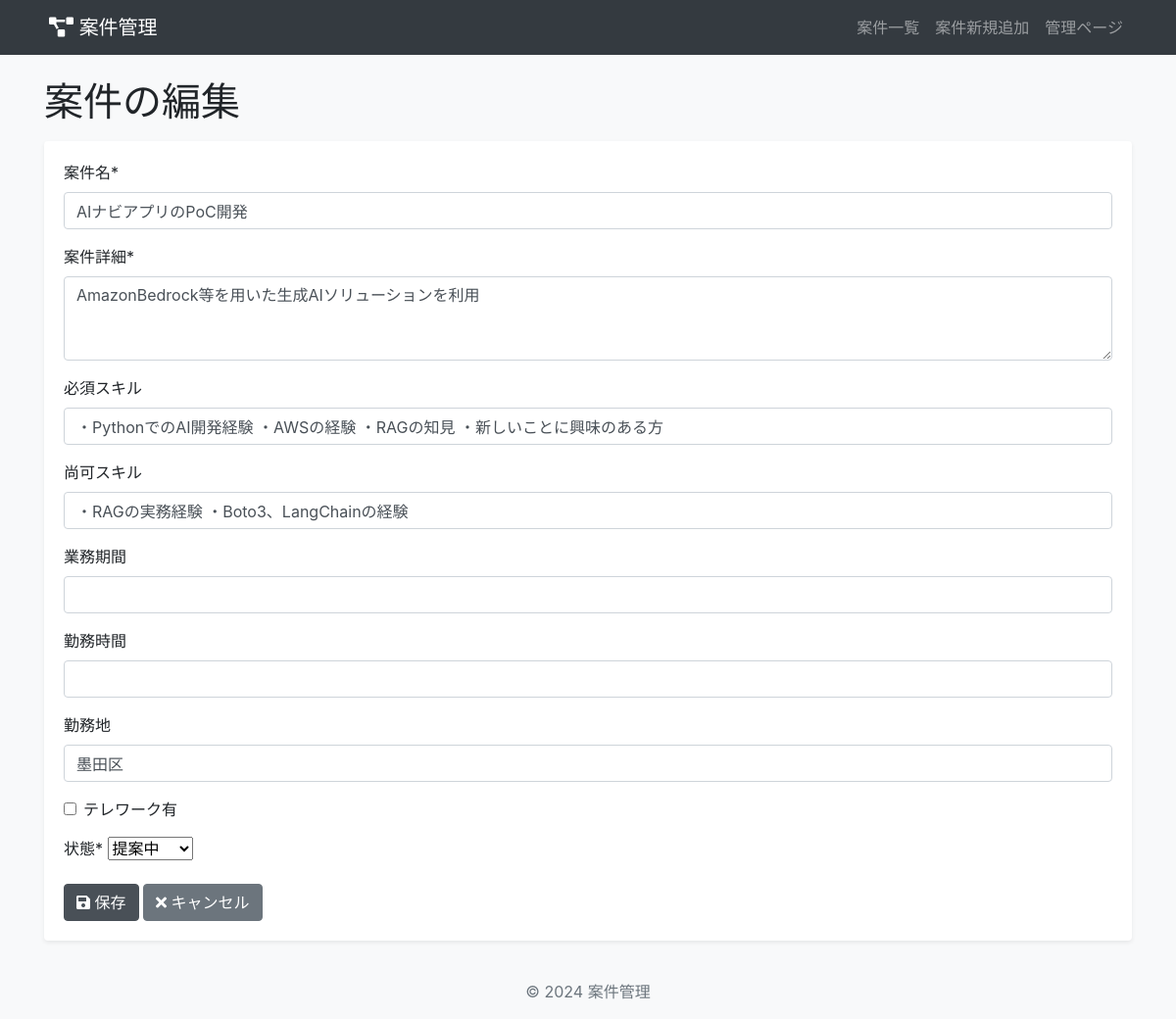
/project/5/edit/, run on an earlier commit of the app's database.
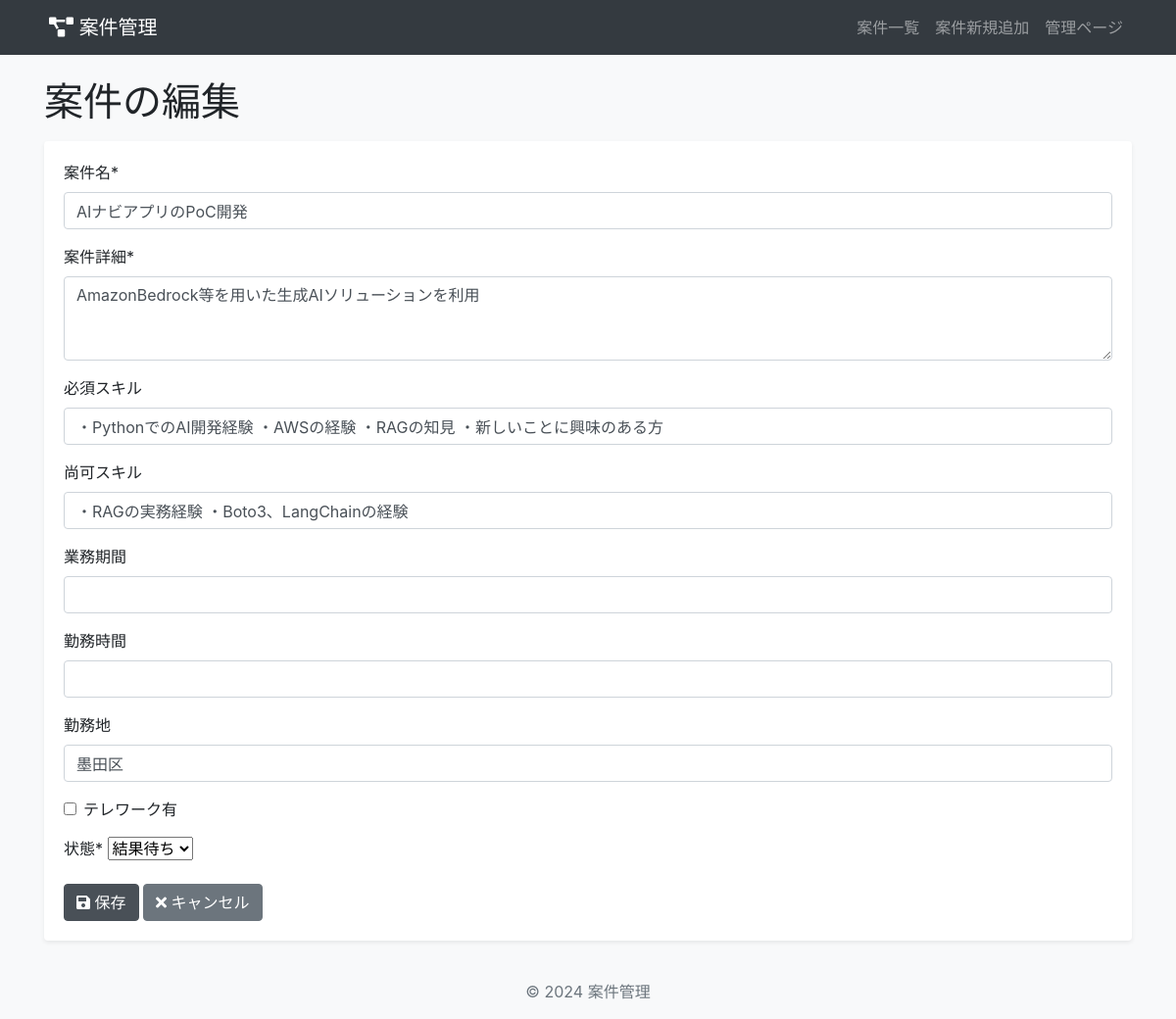
And on a later commit of the database.
### projects/models.py (models this page shows, shortened)
class Project(models.Model):
    name = models.CharField("案件名", max_length=200)
    description = models.TextField("案件詳細")
    must_skill = models.CharField("必須スキル", max_length=200, null=True, blank=True)
    better_skill = models.CharField("尚可スキル", max_length=200, null=True, blank=True)
    project_period = models.CharField("業務期間", max_length=100, null=True, blank=True)
    work_time = models.CharField("勤務時間", max_length=100, null=True, blank=True)
    address = models.CharField("勤務地", max_length=100, null=True, blank=True)
    is_telework = models.BooleanField("テレワーク有", default=False)
    status = models.CharField("状態", max_length=20, choices=[
        ('proposal', '提案中'),
        ('offering', '営業中'),
        ('interview', '面談'),
        ('waiting', '結果待ち'),
        ('join', '確定'),
        ('decline', '辞退'),
    ], default='proposal')
    created_at = models.DateTimeField("作成日時", auto_now_add=True)  # 案件追加日時
    content_match = models.IntegerField(
        validators=[MinValueValidator(1), MaxValueValidator(5)],
        null=True,
        blank=True,
        verbose_name="業務内容合致度"
    )
    environment_match = models.IntegerField(
        validators=[MinValueValidator(1), MaxValueValidator(5)],
        null=True,
        blank=True,
        verbose_name="就業環境合致度"
    )

### projects/views.py (the view)
# urls.py: path('<int:pk>/edit/', views.ProjectUpdateView.as_view(), name='project_update'),
class ProjectUpdateView(UpdateView):
    model = Project
    form_class = ProjectForm
    template_name = 'projects/project_form.html'
    success_url = reverse_lazy('project_list')

### projects/forms.py
class ProjectForm(forms.ModelForm):
    class Meta:
        model = Project
        fields = [
            'name',
            'description',
            'must_skill',
            'better_skill',
            'project_period',
            'work_time',
            'address',
            'is_telework',
            'status',
            ]
        widgets = {
            'is_telework': forms.CheckboxInput(),
            'description': forms.Textarea(attrs={'rows': 3}),
        }
        labels = {
            'name':'案件名',
            'description':'案件詳細',
            'must_skill':'必須スキル',
            'better_skill':'尚可スキル',
            'project_period':'業務期間',
            'work_time':'勤務時間',
            'address':'勤務地',
            'is_telework':'テレワーク有',
            'status':'状態',
        }
    def __init__(self, *args, **kwargs):
        super().__init__(*args, **kwargs)
        if not self.instance.pk:  # 新規作成の場合
            self.fields['status'].initial = 'proposal'

### projects/templates/projects/project_form.html (shortened to what this page needs)
{% extends 'base.html' %}
{% load crispy_forms_tags %}
{% block content %}
  <h1 class="mb-3">{% if form.instance.pk %}案件の編集{% else %}新規案件の追加{% endif %}</h1>
  <div class="card">
    <div class="card-body">
      <form method="post">
        {{ form|crispy }}
        <button type="submit" class="btn btn-primary">
          <i class="fas fa-save"></i> 保存
        </button>
        <a href="{% url 'project_list' %}" class="btn btn-secondary">
          <i class="fas fa-times"></i> キャンセル
        </a>
      </form>
    </div>
  </div>
{% endblock %}

What changed in the data, as far as the page shows it:
changed Project "AIナビアプリのPoC開発": status "提案中" → "結果待ち"
